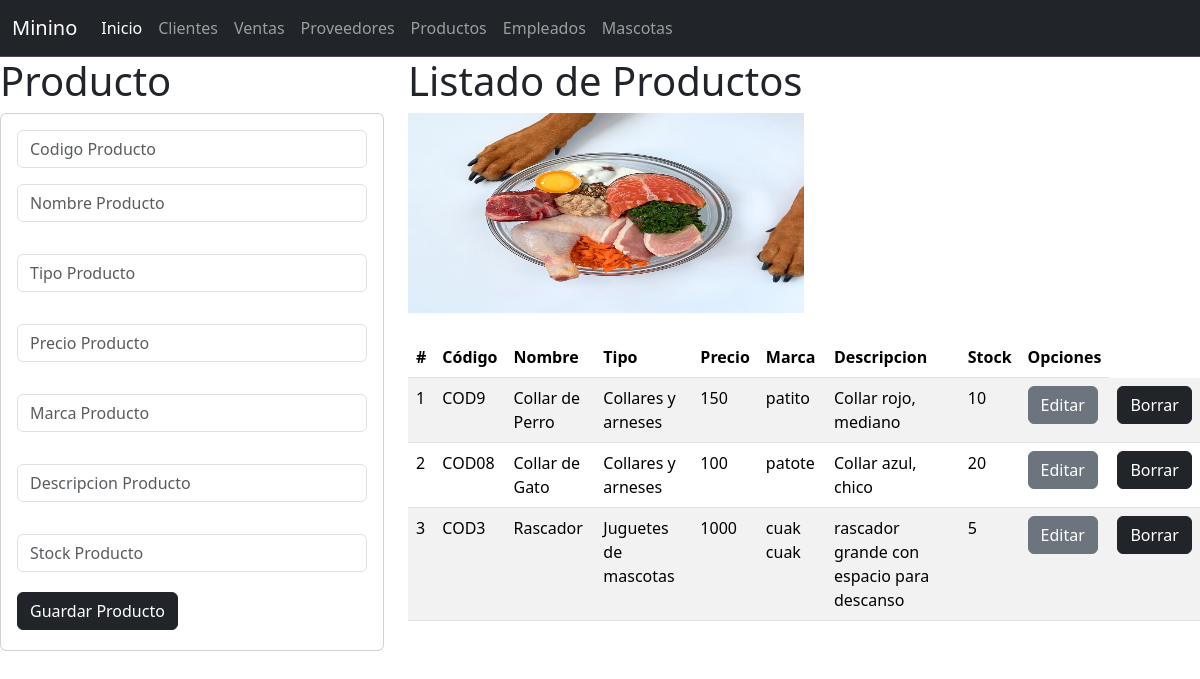
Screenshot of /Producto with the database file from the repository.
### productos_app/models.py (models this page shows, shortened)
class Producto(models.Model):
    codigo=models.CharField(primary_key=True,max_length=60)
    nombre=models.CharField(max_length=100)
    tipo=models.CharField(max_length=60)
    precio=models.PositiveSmallIntegerField()
    marca=models.CharField(max_length=60)
    descripcion=models.CharField(max_length=60)
    stock=models.PositiveSmallIntegerField()

### productos_app/views.py (the view)
# urls.py: path('Producto',views.inicio_vistaProducto,name="Producto"),
def inicio_vistaProducto(request):
    losproductos=Producto.objects.all()
    return render(request,'gestionarProductos.html',{"misproductos":losproductos})

### productos_app/templates/gestionarProductos.html
{% extends "base.html" %}
{% load static %}
{% block cuerpo %}
<div class="row">
    <div class="col-sm-12 col-md-4 col-lg-4 col-xl-4">
        <h1>Producto</h1>
        <div class="card">
            <div class="card-body">
                <form action="registrarProducto/" method="POST"> {% csrf_token %}
                    <div class="form-group">
                        <input type="text" id="txtcodigo" name="txtcodigo" class="form-control" placeholder="Codigo Producto" minlength="1" maxlength="6" required>
                    </div>
                    <div class="form-group py-3">
                            <input type="text" id="txtnombre" name="txtnombre" class="form-control" placeholder="Nombre Producto" maxlength="100" required>
                        </div>
                        <div class="form-group py-3">
                            <input type="text" id="txttipo" name="txttipo" class="form-control" placeholder="Tipo Producto" maxlength="100" required>
                        </div>
                        <div class="form-group py-3">
                            <input type="text" id="txtprecio" name="txtprecio" class="form-control" placeholder="Precio Producto" maxlength="100" required>
                        </div>
                        <div class="form-group py-3">
                            <input type="text" id="txtmarca" name="txtmarca" class="form-control" placeholder="Marca Producto" maxlength="100" required>
                        </div>
                        <div class="form-group py-3">
                            <input type="text" id="txtdescripcion" name="txtdescripcion" class="form-control" placeholder="Descripcion Producto" maxlength="100" required>
                        </div>
                        <div class="form-group py-3">
                            <input type="text" id="txtstock" name="txtstock" class="form-control" placeholder="Stock Producto" maxlength="100" required>
                        </div>
                    <div class="form-group py-1">
                        <button type="submit" class="btn btn-dark">Guardar Producto</button>
                    </div>
                </form>
            </div>
        </div>
    </div>
    <div class="col-sm-12 col-md-8 col-lg-8 col-xl-8">
        <h1>Listado de Productos</h1>
        <img class="w-50" src="{% static 'img/mascota2.jpg' %}"alt="joselyn" width="100" height="200">
        <br>
        <br>
        <table class="table table-striped">
            <thead>
                <tr>
                    <th scope="col">#</th>
                    <th scope="col">Código</th>
                    <th scope="col">Nombre</th>
                    <th scope="col">Tipo</th>
                    <th scope="col">Precio</th>
                    <th scope="col">Marca</th>
                    <th scope="col">Descripcion</th>
                    <th scope="col">Stock</th>
                    <th>Opciones</th>
                </tr>
            </thead>
            <tbody>
                {% for m in misproductos %}
                    <tr>
                        <td> {{forloop.counter}} </td>
                        <td> {{m.codigo}} </td>
                        <td> {{m.nombre}} </td>
                        <td> {{m.tipo}} </td>
                        <td> {{m.precio}} </td>
                        <td> {{m.marca}} </td>
                        <td> {{m.descripcion}} </td>
                        <td> {{m.stock}} </td>
                        <td><a href="seleccionarProducto/{{m.codigo}}" class="btn btn-secondary">Editar</a></td>
                        <td><a href="borrarProducto/{{m.codigo}}" class="btn btn-dark">Borrar</a></td>
                    </tr>
                {% endfor %}
            </tbody>
            </table>
    </div>
</div>
{% endblock %}

### templates/base.html (shortened to what this page needs)
<!doctype html>
<html lang="es">
<head>
    <link href="https://cdn.jsdelivr.net/npm/bootstrap@5.3.3/dist/css/bootstrap.min.css" rel="stylesheet">
</head>
<body>
    <nav class="navbar navbar-expand-lg bg-dark border-bottom border-body" data-bs-theme="dark">
        <div class="container-fluid">
            <a class="navbar-brand" href="#">Minino</a>
            <div class="collapse navbar-collapse" id="navbarNav">
            <ul class="navbar-nav">
                <li class="nav-item">
                <a class="nav-link active" aria-current="page" href="">Inicio</a>
                </li>
                <li class="nav-item">
                <a class="nav-link" href="{% url "Cliente" %}" >Clientes</a>
                </li>
                <li class="nav-item">
                    <a class="nav-link" href="{% url "Ventas" %}">Ventas</a>
                </li>
                <li class="nav-item">
                    <a class="nav-link" href="{% url "Proveedor" %}">Proveedores</a>
                </li>
                <li class="nav-item">
                    <a class="nav-link" href="{% url "Producto" %}">Productos</a>
                </li>
                <li class="nav-item">
                    <a class="nav-link" href="{% url "Empleados" %}">Empleados</a>
                </li>
                <li class="nav-item">
                    <a class="nav-link" href="{% url "Mascota" %}">Mascotas</a>
                </li>
            </ul>
            </div>
        </div>
    </nav>
    <div class"container">
        {% block cuerpo %}
        {% endblock %}
    </div>
</body>
</html>

### rows the page displays
Producto: codigo "COD9", nombre "Collar de Perro", tipo "Collares y arneses", precio "150", marca "patito", descripcion "Collar rojo, mediano", stock "10"
Producto: codigo "COD08", nombre "Collar de Gato", tipo "Collares y arneses", precio "100", marca "patote", descripcion "Collar azul, chico", stock "20"
Producto: codigo "COD3", nombre "Rascador", tipo "Juguetes de mascotas", precio "1000", marca "cuak cuak", descripcion "rascador grande con espacio para descanso", stock "5"
